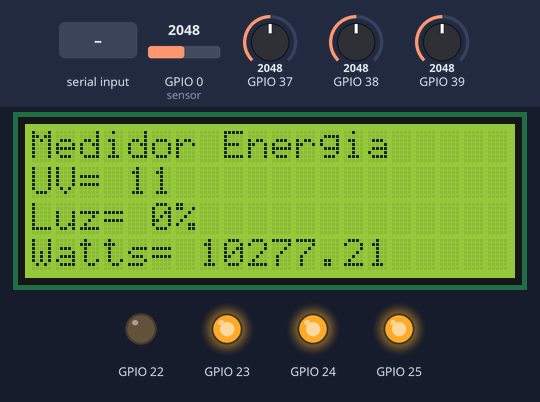
A sketch run on a simulated ESP32. Parts: 20×4 character LCD, output pins drawn as LEDs (lit = HIGH). Inputs (shaded band) come from the test bench; at power-on: GPIO 39 = 2048, GPIO 37 = 2048, GPIO 0 (sensor) = 2048, GPIO 38 = 2048. What the sketch prints to the serial monitor is not drawn.

Above: at 3.2 s.
3.3 s: "K" received over the second serial link
At 6.8 s:
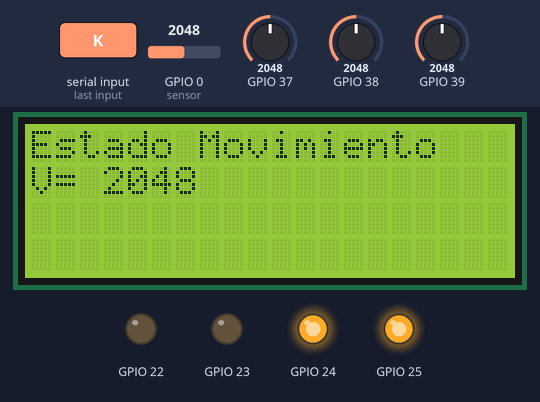
9.0 s: GPIO 39 set to 522
At 9.7 s:
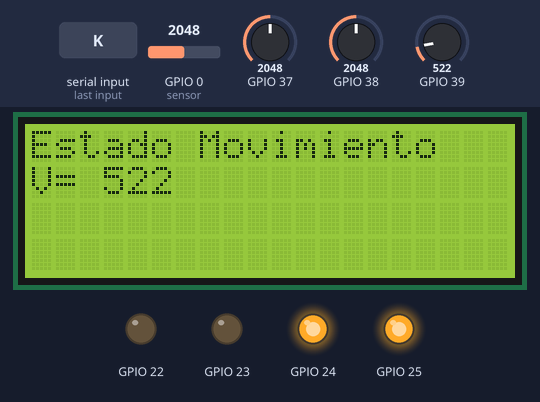
12.7 s: GPIO 39 set to 461
At 15.2 s:
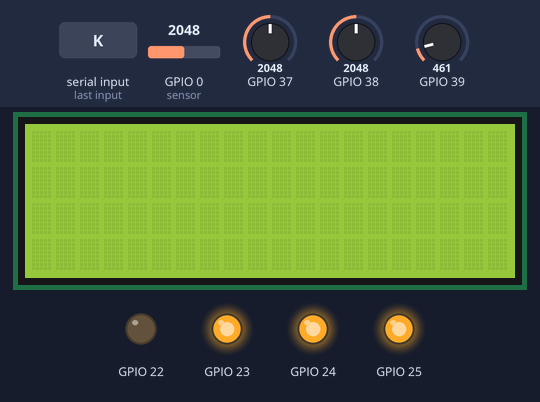
17.9 s: "F" received over the second serial link
At 23.3 s:
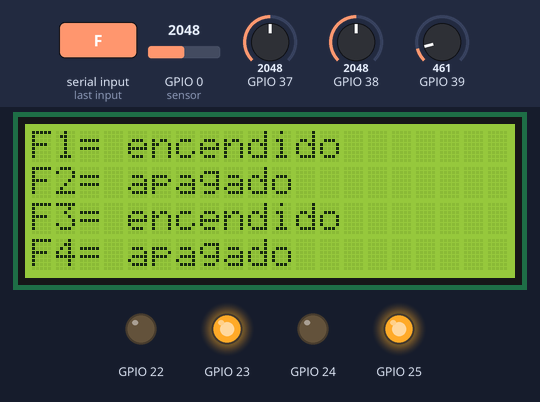
23.6 s: GPIO 39 set to 646
At 26.2 s:
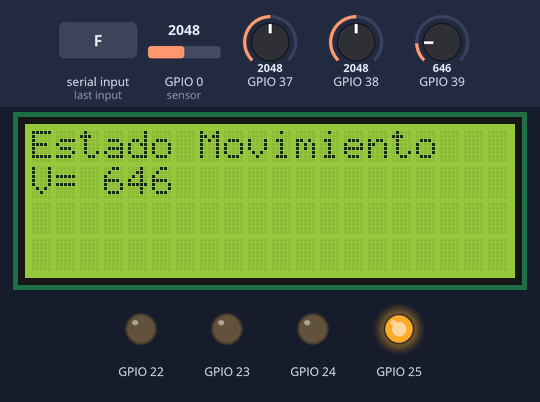
29.3 s: GPIO 37 set to 2866
At 32.5 s:
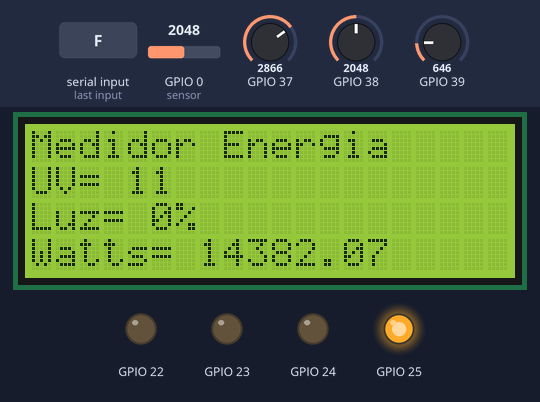
Timing chart, 0 to 34.0 s (numbered marks = the images above; inputs shaded):
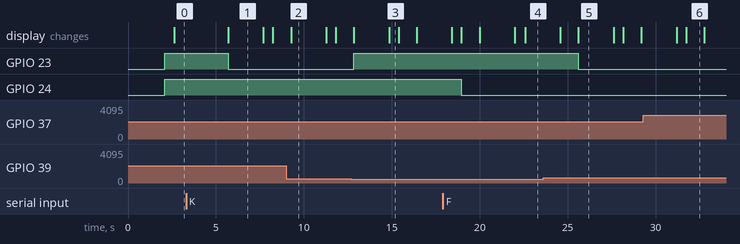

Measured:
- the behaviour switches between 501 and 500 on GPIO 39 (found by bisection; images 2 and 3)
- after the input at 3.3 s, GPIO 23: HIGH → LOW after 2.4 s; the display: changes after 2.4 s (image 1)
- after the input at 12.7 s, GPIO 23: LOW → HIGH after 0.14 s
- after the input at 17.9 s, GPIO 24: HIGH → LOW after 1.1 s; the display: first differs from a run without the input after 4.7 s (image 4)
- after the input at 23.6 s, GPIO 23: HIGH → LOW after 2.0 s
- what the display in image 1 shows lasts 2.0 s, from 5.7 s to 7.7 s
- what the display in image 3 shows lasts 0.6 s, from 14.8 s to 15.4 s

The sketch:

Energia_WEB_API_App.ino
```cpp
#include <LiquidCrystal_I2C.h>  //Libreria para control de LCD.
#include <Wire.h>               //Libreria complemento para control de protocolo i2C.
#include <String.h>             //Libreria para manejo de cadena de caracteres.

LiquidCrystal_I2C lcd(0x27,20,4); // LCD
String UV = "0";
int luz = "0";
String estado1 = "apagado";
String estado2 = "apagado";
String estado3 = "apagado";
String estado4 = "apagado";
int dato=0;
int dato1=0;
int contador=0;
int contador2=0;

int r1=0;
int r2=0;
int r3=0;
int r4=0;
int distancia=100;

int centinela=0;
int validador=0;
void setup()
{
  //analogReference(INTERNAL);
  Serial.begin(115200);
  Serial1.begin(9600);
  Serial2.begin(115200);
  lcd.init();                       //Inicio de pantalla LCD
  lcd.backlight();                  //Enciende iluminacion de fondo de pantalla LCD
  lcd.setCursor(0, 0);lcd.print("Medidor Energia");
  lcd.setCursor(0, 1);lcd.print("");
  lcd.setCursor(0, 2);lcd.print("");
  lcd.setCursor(0, 3);lcd.print("");
  delay(2000);
  //Pin programado para relay
  pinMode(22,OUTPUT);
  pinMode(23,OUTPUT);
  pinMode(24,OUTPUT);
  pinMode(25,OUTPUT);
  //Pin programado para relay apagado inicialmente
  digitalWrite(22,HIGH);
  digitalWrite(23,HIGH);
  digitalWrite(24,HIGH);
  digitalWrite(25,HIGH);
  analogReference(INTERNAL1V1); //solo Arduino Mega
}
float get_corriente()
{
  float voltajeSensor;
  float corriente=0;
  float Sumatoria=0;
  long tiempo=millis();
  int N=0;
  while(millis()-tiempo<500)//Duración 0.5 segundos(Aprox. 30 ciclos de 60Hz)
  {
    voltajeSensor = analogRead(A1) * (1.1 / 1023.0);////voltaje del sensor
    corriente=voltajeSensor*30.0; //corriente=VoltajeSensor*(30A/1V)
    Sumatoria=Sumatoria+sq(corriente);//Sumatoria de Cuadrados
    N=N+1;
    delay(1);
  }
  Sumatoria=Sumatoria*2;//Para compensar los cuadrados de los semiciclos negativos.
  corriente=sqrt((Sumatoria)/N); //ecuación del RMS
  return(corriente);
}
String readSensor()
{
  String UVIndex = "0";
  int sensorValue = 0;

  sensorValue = analogRead(0);                        //connect UV sensor to Analog 0
  int voltage = (sensorValue * (5.0 / 1023.0))*1000;  //Voltage in miliVolts

  if(voltage<50)
  {
    UVIndex = "0";
  }else if (voltage>50 && voltage<=227)
  {
    UVIndex = "0";
  }else if (voltage>227 && voltage<=318)
  {
    UVIndex = "1";
  }
  else if (voltage>318 && voltage<=408)
  {
    UVIndex = "2";
  }else if (voltage>408 && voltage<=503)
  {
    UVIndex = "3";
  }
  else if (voltage>503 && voltage<=606)
  {
    UVIndex = "4";
  }else if (voltage>606 && voltage<=696)
  {
    UVIndex = "5";
  }else if (voltage>696 && voltage<=795)
  {
    UVIndex = "6";
  }else if (voltage>795 && voltage<=881)
  {
    UVIndex = "7";
  }
  else if (voltage>881 && voltage<=976)
  {
    UVIndex = "8";
  }
  else if (voltage>976 && voltage<=1079)
  {
    UVIndex = "9";
  }
  else if (voltage>1079 && voltage<=1170)
  {
    UVIndex = "10";
  }else if (voltage>1170)
  {
    UVIndex = "11";
  }
  return UVIndex;
}
/////////////////////////////////////////////////////////////////////
void loop()
{
   ///////////////////Lectura de Sensor de Luz //Sin APP
   //Se enciende R1 con luz baja
  luz=(1000-analogRead(A2))/10;
  if(luz<0) luz=0;
  if(luz>100) luz=100;
  if(centinela==0)
  {
    if(luz<50)
    {
      estado1="encendido";
      digitalWrite(22,LOW);
      r1=1;
    }
    if(luz>=50)
    {
      estado1="apagado";
      digitalWrite(22,HIGH);
      r1=0;
    }
  }
  /////////////////////Sensor de movimiento se activa con APP
  //Activado por APP se enciende si hay movimiento y luz baja
  if(centinela==1)
  {

    int movimiento=analogRead(A3);
    Serial.println("Sensor mov: "+String(movimiento));
    lcd.clear();
    lcd.setCursor(0, 0);lcd.print("Estado Movimiento");
    lcd.setCursor(0, 1);lcd.print("V= "+String(movimiento));
    lcd.setCursor(0, 2);lcd.print("");
    lcd.setCursor(0, 3);lcd.print("");
    if((movimiento>500)&&(luz<50))
    {
      digitalWrite(23,LOW);
      estado2="encendido";
      r2=1;
    }
    else
    {
      digitalWrite(23,HIGH);
      estado2="apagado";
      r2=0;
    }
    delay(2000);
    lcd.clear();

  }

  //Lectura de sensor de UV
  UV = readSensor();

  //Medido de energia
  float Irms=get_corriente(); //Corriente eficaz (A)
  float P=Irms*110.0; // P=IV (Watts)
  /*Serial.print("Irms: ");
  Serial.print(Irms,3);
  Serial.print("A, Potencia: ");
  Serial.print(P,3);
  Serial.println("W");*/
  //delay(500);

  //Presentacion de datos en pantalla
  lcd.setCursor(0, 0);lcd.print("Medidor Energia");
  lcd.setCursor(0, 1);lcd.print("UV= "+UV);
  lcd.setCursor(0, 2);lcd.print("Luz= "+String(luz)+"%");
  lcd.setCursor(0, 3);lcd.print("Watts= "+String(P,2));

  if (contador>5)
  {
    lcd.clear();
    lcd.setCursor(0, 0);lcd.print("F1= "+estado1);
    lcd.setCursor(0, 1);lcd.print("F2= "+estado2);
    lcd.setCursor(0, 2);lcd.print("F3= "+estado3);
    lcd.setCursor(0, 3);lcd.print("F4= "+estado4);
    contador=0;
    delay(2000);
    lcd.clear();
  }
  contador++;


  //encendido de relay desde APP
  if (Serial1.available() > 0)
  {
     dato1 = Serial1.read();


      if(dato1=='E')
     {
      digitalWrite(24,HIGH);
      estado3="apagado";
      r3=0;
     }
     if(dato1=='F')
     {
      digitalWrite(24,LOW);
      estado3="encendido";
      r3=1;
     }
     if(dato1=='G')
     {
      digitalWrite(25,HIGH);
      estado4="apagado";
      r4=0;
     }
     if(dato1=='H')
     {
      digitalWrite(25,LOW);
      estado4="encendido";
      r4=1;
     }
     if(dato1=='I')
     {
      digitalWrite(24,LOW);
      digitalWrite(25,LOW);
      estado3="encendido";
      estado4="encendido";
      r3=1;
      r4=1;
     }
     if(dato1=='J')
     {
      digitalWrite(24,HIGH);
      digitalWrite(25,HIGH);
      estado3="apagado";
      estado4="apagado";
      r3=0;
      r4=0;
     }
      if(dato1=='K')
     {
        centinela=1;
      }
      if(dato1=='L')
     {
        centinela=0;
      }
     dato1=0;
  }

  //envio de datos a Arduino ESP32
  if ((contador2>3600)||(validador==0))
  {
    Serial.println(String(UV)+"@"+String(luz)+"@"+String(P)+"@"+String(r1)+"@"+String(r2)+"@"+String(r3)+"@"+String(r4)+"@");
    Serial1.println(String(UV)+"@"+String(luz)+"@"+String(P)+"@"+String(r1)+"@"+String(r2)+"@"+String(r3)+"@"+String(r4)+"@");
    Serial2.println(String(UV)+"@"+String(luz)+"@"+String(P)+"@"+String(r1)+"@"+String(r2)+"@"+String(r3)+"@"+String(r4)+"@");
    delay(500);
    Serial2.println(String(UV)+"@"+String(luz)+"@"+String(P)+"@"+String(r1)+"@"+String(r2)+"@"+String(r3)+"@"+String(r4)+"@");
    contador2=0;
    validador=1;
  }
  contador2++;
  delay(1000);
}
```
